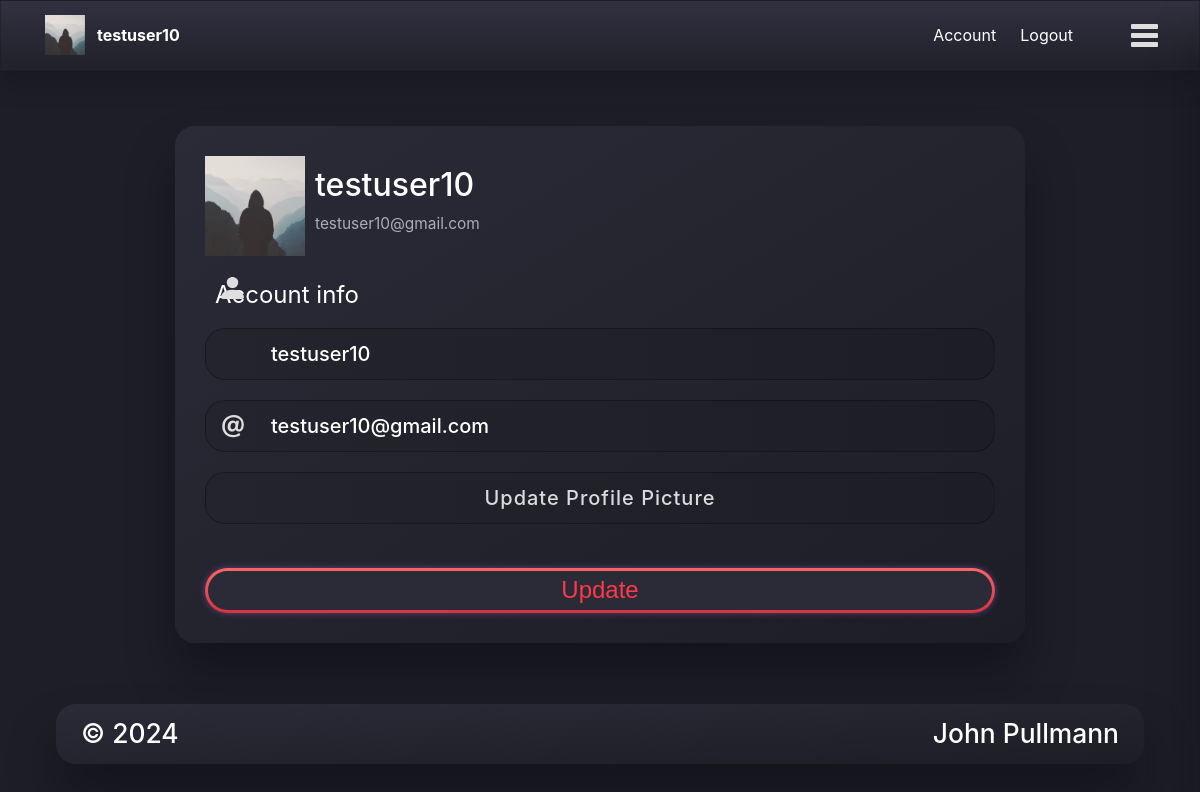
Page /account (signed in) on the committed database.
### website/users/models.py (models this page shows, shortened)
class User(database.Model, UserMixin):
    __tablename__ = 'user'
    id = database.Column(database.Integer, primary_key=True)
    username = database.Column(database.String(20), unique=True, nullable=False)
    email = database.Column(database.String(120), unique=True, nullable=False)
    image_file = database.Column(database.String(20), nullable=False, default='default.jpg')
    password = database.Column(database.String(60), nullable=False)
    portfolio_comments = database.relationship('Portfolio_Comment', backref='author_object', lazy=True)

### website/users/routes.py (the view)
@users.route('/account', methods=['GET', 'POST'])
@login_required
def account():
    form = UpdateAccountForm()
    if form.validate_on_submit():
        if form.picture.data:
            picture_file = save_picture(form.picture.data)
            current_user.image_file= picture_file
        current_user.username = form.username.data
        database.session.commit()
        return redirect(url_for('users.account'))
    elif request.method == 'GET':
        form.username.data = current_user.username
        form.email.data = current_user.email
    image_file = url_for('static', filename='images/users/profile_pics/' + current_user.image_file)
    return render_template('account.html', title='Account', image_file=image_file, form=form)

### website/users/forms.py (shortened to what this page needs)
class UpdateAccountForm(FlaskForm):
    username = StringField('Username', validators=[DataRequired(), Length(min=2, max=20)])
    email = StringField('Email', validators=[DataRequired(), Email()])
    picture = FileField('Update Profile Picture',validators=[FileAllowed(['jpg', 'png'])])
    submit = SubmitField('Update')

### website/__init__.py (called while the page is built)
def create_app(config_class=Config):
    app = Flask(__name__)
    app.config.from_object(Config)
    database.init_app(app)
    mail.init_app(app)
    bcrypt.init_app(app)
    login_manager.init_app(app)
    from website.main.routes import main
    from website.users.routes import users
    from website.errors.handlers import errors
    app.register_blueprint(main)
    app.register_blueprint(users)
    app.register_blueprint(errors)
    @app.context_processor
    def inject_theme():
        theme = session.get('theme', 'dark-theme')  # Use 'dark-theme' as the default theme
        return dict(theme=theme)
    return app

### website/users/models.py (called while the page is built)
@login_manager.user_loader
def load_user(user_id):
    return User.query.get(int(user_id))

### website/templates/account.html (shortened to what this page needs)
{% extends "layout.html" %}
{% block content %}
    <div class="section section-form" id="account-update" style="margin-top: 0;">
        <div class="account-informations">
            <img class="rounded-circle account-img" src=" {{image_file}} " style="width: 100px; height:100px; object-fit: fill;" alt="account image" >
            <div class="account-informations-body">
                <h2 class="account-heading"> {{ current_user.username}} </h2>
                <p class="account-informations-email"> {{ current_user.email}} </p>
            </div>
        </div>
        <form id="form"  class="general-form" method="POST" action="" enctype="multipart/form-data">
            <fieldset class="form-group">
                <legend style="margin:15px; margin-left: 10px;">Account info</legend>
                <div class="form-field" style="position:relative;">
                    <div>
                        {% if form.username.errors %}
                            {{ form.username(id="username",  class="input is-invalid",  placeholder="Username", required='') }}
                            <div class="invalid-feedback">
                                {% for error in form.username.errors %}
                                    <span>{{ error }}</span>
                                {% endfor %}
                            </div>
                        {% else %}
                            {{ form.username(id="username",  class="input",  placeholder="Username", required='') }}
                        {% endif %}
                        <label for="username">
                        </label>
                    </div>
                </div>
                <div class="form-field" style="position:relative;">
                    <div>
                        {% if form.email.errors %}
                            {{ form.email(id="email",  class="input is-invalid",  placeholder="Email", pattern="[^@]+@[^@]+\.[a-zA-Z]{2,6}") }}
                            <div class="invalid-feedback">
                                {% for error in form.email.errors %}
                                    <span>{{ error }}</span>
                                {% endfor %}
                            </div>
                        {% else %}
                            {{ form.email(id="email",  class="input",  placeholder="Email", pattern="[^@]+@[^@]+\.[a-zA-Z]{2,6}") }}
                        {% endif %}
                        <label for="email">
                        </label>
                    </div>
                </div>
                <div class="form-field">
                    {{ form.picture.label(class="form-control-file-label") }}
                </div>
            </fieldset>
            <br>
            <div class="submit-frame" style="position:relative; ">
                {{ form.submit(id="submit", class="button-red-outline", style="width: 100%; max-width: 100%;", type="submit") }}
            </div>
        </form>
    </div>
{% endblock %}

### website/templates/nav.html (shortened to what this page needs)
<span class="menu-bar-btn">
    <span></span>
</span>
<div class="secondary-bar nav-sec-box-effect {{ 'logged-in-nav' if current_user.is_authenticated }}">
    <ul class="secondary-bar-items">
        {% if current_user.is_authenticated %}
            <li>
                <a href="{{ url_for('users.account') }}"><img class="rounded-circle account-img" src=" {{ url_for('static', filename='images/users/profile_pics/' + current_user.image_file) }} " style="width: 40px; height:40px; object-fit: fill;" alt="account photo" ></a>
            </li>
            <li style="padding-left: 0; margin-right: auto;" class="username">
                <a href="{{ url_for('users.account') }}"><b>{{ current_user.username}}</b> </a>
            </li>
            <li>
                <a href="{{ url_for('users.account') }}">Account</a>
            </li>
            <li>
                <a href="{{ url_for('users.logout', next=request.url) }}">Logout</a>
            </li>
        {% endif %}
        <li>
            <div class="menu-bar-btn-pos-holder"></div>
        </li>
    </ul>
</div>

### rows in the picture
User: image_file (placeholder picture), username "testuser10", email "testuser10@gmail.com"
